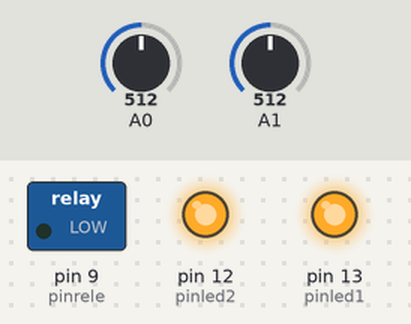
This sketch was run on a simulated Arduino Uno, built with avr-gcc and run on an emulated ATmega328P. Parts: switched loads named in the sketch (green lamp = pin HIGH), output pins drawn as LEDs (lit = HIGH). The test bench sets the inputs (shaded band); at power-on: A0 = 512, A1 = 512. What the sketch prints to the serial monitor is not drawn.

Above: at 0.3 s.
At 10.3 s:
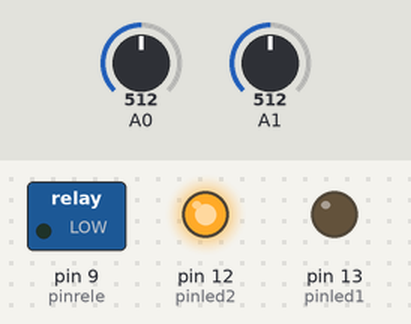
Timing chart, 0 to 17.8 s (numbered marks = the images above):
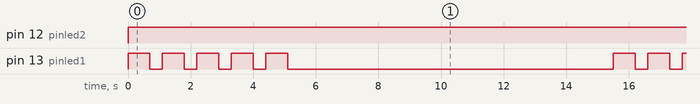

Measured:
- by itself, pin 12 (pinled2): LOW → HIGH at 0.00 s
- by itself, pin 13 (pinled1): repeats every 15.5 s: 4 × (LOW 0.40 s, HIGH 0.70 s), LOW 10.4 s, HIGH 0.70 s
- by itself, everything shown: repeats every 15.5 s, in 10 steps

The sketch:

ProyectoADC.ino
```cpp
int pinled1 = 13;
int pinled2 = 12;
int pinrele = 9;

void setup() {
  // put your setup code here, to run once:
  Serial.begin(9600);
  pinMode(pinled1, OUTPUT);
  pinMode(pinled2, OUTPUT);
  pinMode(pinrele, OUTPUT);
}

void loop() {
  // put your main code here, to run repeatedly:

  digitalWrite(pinled2, HIGH);
  int lectura1 = analogRead(A0);
  int lectura2 = analogRead(A1);
  Serial.print("Lectura 1: ");
  Serial.print(lectura1);
  Serial.print("\n");
  Serial.print("Lectura 2: ");
  Serial.print(lectura2);
  Serial.print("\n");

  if((lectura1+lectura2)/2 > 600){
    digitalWrite(pinled1,HIGH);
    digitalWrite(pinrele,HIGH);
    delay(10000);
    digitalWrite(pinled1,LOW);
    digitalWrite(pinrele,LOW);
    delay(400);
    blink(3);
  }else{
    blink(5);
  }
  delay(10000);//10S
}

void blink(int times){
  for(int i=0;i<times;i++){
      digitalWrite(pinled1, HIGH);
      delay(700);
      digitalWrite(pinled1, LOW);
      delay(400);
  }
}
```
